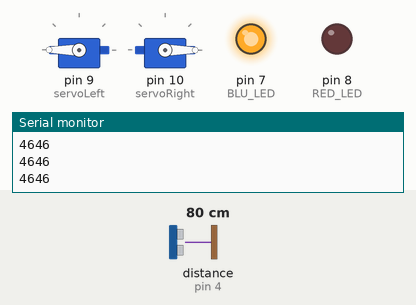
The sketch below on a simulated Arduino Uno, built with avr-gcc and run on an emulated ATmega328P. On the bench: 2 × servo, output pins drawn as LEDs (lit = HIGH), the last lines printed to the serial monitor. Wiring (inferred from the names in the program): ultrasonic range finder: trigger pin 2; echo pin 4. Inputs (shaded band) come from the test bench; at power-on: distance to the obstacle (sensor on pin 4) 80 cm. The echo pulse lasts 58.3 µs per cm; pins used as bus, display or sensor lines are not drawn.

Above: at 1.2 s.
1.3 s: distance to the obstacle (sensor on pin 4) set to 15 cm
2.8 s: distance to the obstacle (sensor on pin 4) set to 11 cm
At 3.25 s:
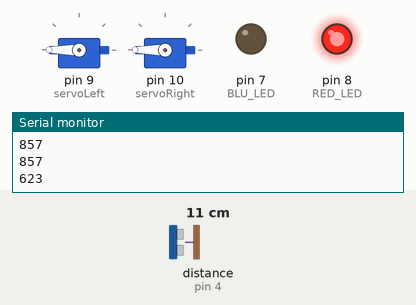
5.8 s: distance to the obstacle (sensor on pin 4) set to 18 cm
At 7.0 s:
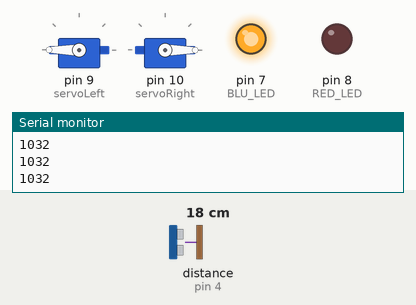
7.3 s: distance to the obstacle (sensor on pin 4) set to 2 cm
At 7.38 s:
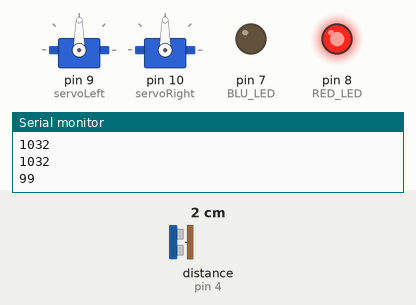
Timing chart, 0 to 11.3 s (numbered marks = the images above; inputs shaded):
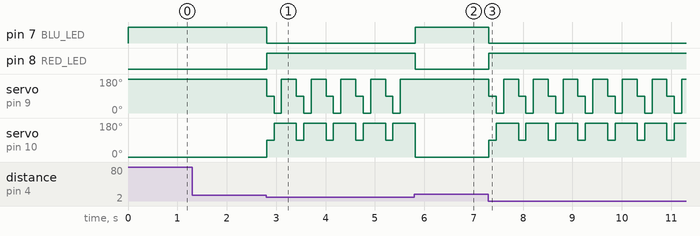

Measured:
- the behaviour switches between 14 and 13 cm on distance to the obstacle (sensor on pin 4) (found by bisection; images 0 and 1)
- after the input at 2.8 s, pin 7 (BLU_LED): HIGH → LOW at once; pin 8 (RED_LED): LOW → HIGH at once; servo on pin 9 (servoLeft): 180° → 90° at once, then repeats every 0.60 s: 0° 0.15 s, 180° 0.30 s, 90° 0.15 s; servo on pin 10 (servoRight): alternates 180° for 0.45 s and 90° for 0.15 s, starting at once
- after the input at 5.8 s, pin 7 (BLU_LED): LOW → HIGH at once; pin 8 (RED_LED): HIGH → LOW at once; servo on pin 9 (servoLeft): stops changing and stays 180°
- after the input at 7.3 s, pin 7 (BLU_LED): HIGH → LOW at once; pin 8 (RED_LED): LOW → HIGH at once; servo on pin 9 (servoLeft): 180° → 90° at once, then repeats every 0.60 s: 0° 0.15 s, 180° 0.30 s, 90° 0.15 s; servo on pin 10 (servoRight): alternates 180° for 0.45 s and 90° for 0.15 s, starting at once

The sketch:

sketch_jun02a_obstacleRobot.ino
```cpp
/*
 *Programmer: Mario Torres
 *Date Started: 06.02.2017
 *Last Updated: 06.02.2017
 *Description:  this is a program to test out the HC-SR04 sensor with an obstacle-avoiding robot
 *              the robot utilises two servo motors and two LEDs
 */
#include <Servo.h>
//constants & objects
const int TRIGGER_PIN = 2;
const int ECHO_PIN = 4;
const int BLU_LED = 7;
const int RED_LED = 8;
const int FWD = 180;  //full speed forward
const int BWD = 0;   //full speed backward
const int STOP = 90;

long sensor;
Servo servoLeft;
Servo servoRight;

void setup()
{
  Serial.begin (9600);    //begin Serial monitor
  servoLeft.attach(9);    //pin9_leftMotor
  servoRight.attach(10);  //pin10_RightMotor
  pinMode(TRIGGER_PIN,OUTPUT);
  pinMode(ECHO_PIN,INPUT);
  /*
   *NOTE: when LEDs were added the sensor seems to pick up low numbers (like 14 - 17)
   *i have added a guard for that in the if statement by adding conditions for the reading to be above this low value
   */
  pinMode(BLU_LED,OUTPUT);  //GO indicator
  pinMode(RED_LED,OUTPUT);  //AVOID indicator
}

void loop()
{ //turn on GO indicator, move straight
  digitalWrite(BLU_LED,HIGH);
  servoLeft.write(FWD);   //goes forward
  servoRight.write(BWD); //flipped, goes forward
  //start trigger (for echo location)
  digitalWrite(TRIGGER_PIN,LOW);
  delayMicroseconds(10);
  digitalWrite(TRIGGER_PIN,HIGH);
  delayMicroseconds(10);
  digitalWrite(TRIGGER_PIN,LOW);
  //read echo
  sensor = pulseIn(ECHO_PIN,HIGH);
  Serial.println(sensor);
  /*test lines that i used to find the threshold of the low values it would read
  if(sensor < 500){Serial.println(sensor);}   //to monitor sensor values
  */
  //if detects below a certain value (in this case 500), then go a little back and turn
  if( sensor >=20 && sensor <= 750 )
  { //turns off GO indicator and turns on AVOID indicator
    digitalWrite(BLU_LED,LOW);
    digitalWrite(RED_LED,HIGH);
    //stops both servos
    servoLeft.write(STOP);
    servoRight.write(STOP);
    delay(150);
    //sets both servos to full speed in opposite direction
    servoLeft.write(BWD);
    servoRight.write(FWD);
    delay(150);
    //sets only the left servo to rotate so the robot turns right
    servoLeft.write(FWD);
    delay(300);
    digitalWrite(RED_LED,LOW);
  }
}
```
